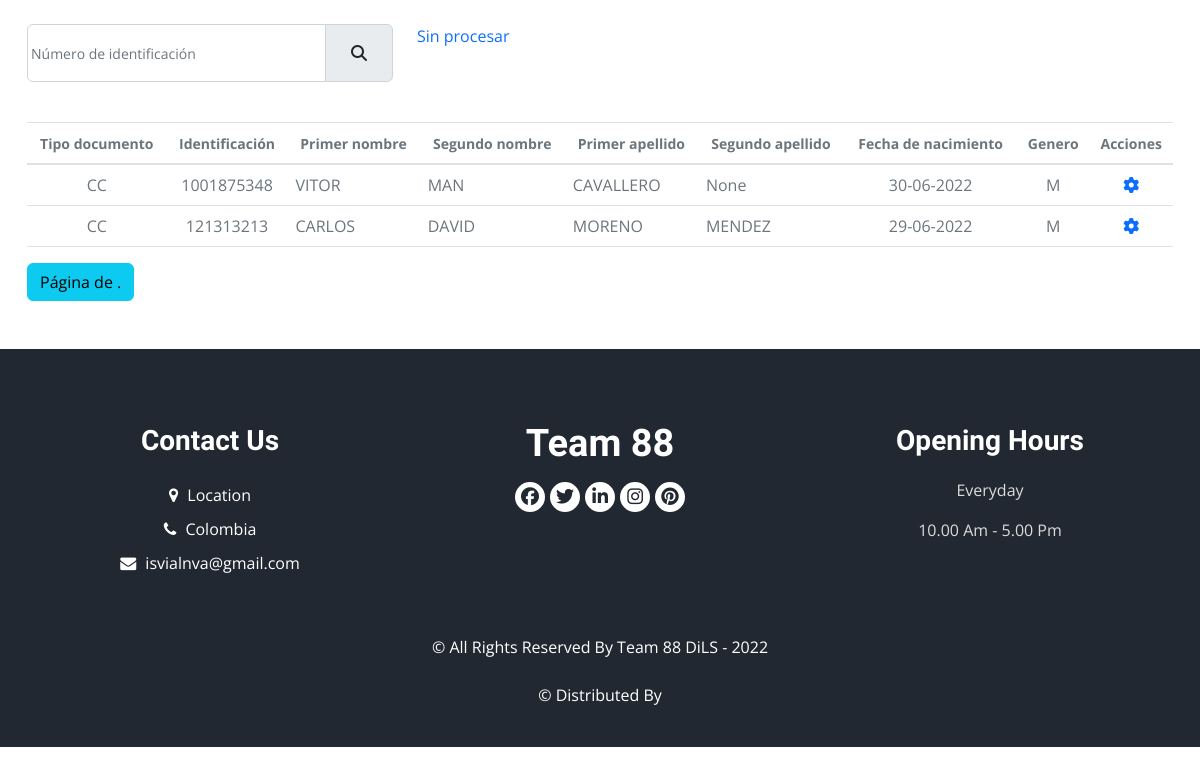
The page /listproductsinproc on the database its author committed.
### core/models.py (models this page shows, shortened)
class Inputsettwo(models.Model):
    TIPDOC = (
        ('CC', 'CEDULA DE CIUDADANIA'),
        ('TI', 'TARJETA DE IDENTIDAD'),
        ('RC', 'REGISTRO CIVIL'),
        ('CE', 'CEDULA DE EXTRAJERIA'),
        ('PA', 'PASAPORTE'),
        ('CP', 'CERTIFICADO DE PERMANENCIA'),
    )
    GEN = (
        ('F', 'FEMENINO'),
        ('M', 'MASCULINO'),
    )
    tip_doc = models.CharField('TIPO DOCUMENTO', max_length=2, choices=TIPDOC, null=True, blank=True)
    identificacion = models.CharField('IDENTIFICACION', max_length=12, db_index=True, null=True, blank=True)
    pnombre = models.CharField('PIMER NOMBRE', max_length=60, null=True, blank=True,
                               validators=[RegexValidator(regex='^[A-Z \xD1]*$', message='Solo letras mayúsculas')])
    snombre = models.CharField('SEGUNDO NOMBRE', max_length=60, null=True, blank=True,
                               validators=[RegexValidator(regex='^[A-Z \xD1]*$', message='Solo letras mayúsculas')])
    papellido = models.CharField('PRIMER APELLIDO', max_length=60, null=True, blank=True,
                                 validators=[RegexValidator(regex='^[A-Z \xD1]*$', message='Solo letras mayúsculas')])
    sapellido = models.CharField('SEGUNDO APELLIDO', max_length=60, null=True, blank=True,
                                 validators=[RegexValidator(regex='^[A-Z \xD1]*$', message='Solo letras mayúsculas')])
    fecha_nac = models.DateField(null=True, blank=True)
    genero = models.CharField('GENERO', max_length=1, choices=GEN, null=True, blank=True)
    procesado = models.BooleanField('Procesado', default=False)
    objects = models.Manager()
    class Meta:
        ordering = ["identificacion"]

### core/views.py (the view)
# urls.py: path('listproductsinproc', ProductTwoList.as_view(), name='listproductsinproc'),
class ProductTwoList(ListView):
    model = Inputsettwo
    context_object_name = 'obj'
    def get_queryset(self):
        return Inputsettwo.objects.filter(procesado=False). \
            values('tip_doc', 'identificacion', 'pnombre', 'snombre', 'papellido', 'sapellido', 'fecha_nac', 'genero')

### core/templates/core/inputsettwo_list.html (shortened to what this page needs)
{% extends "core/core.html" %}
{% load static from static %}
{% block content %}
<br>
<section>
    <div class="container">
        <div class="row">
            <div class="col-xs-12 col-sm-12 col-md-12 col-lg-4 col-xl-4">
                <form action="/search-product"
                      class="contactForm row g-3 needs-validation" novalidate id="formulario"
                      method="GET">
                    <div class="input-group form-floating mb-3">
                        <input id="floatingInput"
                               required
                               name="document"
                               type="text"
                               minlength="7"
                               maxlength="15"
                               class="form-control"
                               pattern="[AMS0-9]+"
                               placeholder="1001234567">
                        <label for="floatingInput" class="text-secondary"><small>Número de identificación</small></label>
                        <span class="input-group-text">
                            <button type="submit" value="Buscar" class="btn">
                                <i class="fas fa-search"></i>
                            </button>
                        </span>
                    </div>
                </form>
                <br>
            </div>
            <div class="col-xs-12 col-sm-12 col-md-12 col-lg-4 col-xl-4">
                <a href="{% url 'listproductsinproc' %}">Sin procesar</a>
            </div>
            <div class="col-xs-12 col-sm-12 col-md-12 col-lg-4 col-xl-4"></div>
            <div class="col-xs-12 col-sm-12 col-md-12 col-lg-4 col-xl-12">
                <div class="table-responsive">
                    <table class="table table-hover">
                        <thead>
                            <tr>
                                <th class="text-secondary text-center" scope="col"><small><strong>Tipo documento</strong></small></th>
                                <th class="text-secondary text-center" scope="col"><small><strong>Identificación</strong></small></th>
                                <th class="text-secondary text-center" scope="col"><small><strong>Primer nombre</strong></small></th>
                                <th class="text-secondary text-center" scope="col"><small><strong>Segundo nombre</strong></small></th>
                                <th class="text-secondary text-center" scope="col"><small><strong>Primer apellido</strong></small></th>
                                <th class="text-secondary text-center" scope="col"><small><strong>Segundo apellido</strong></small></th>
                                <th class="text-secondary text-center" scope="col"><small><strong>Fecha de nacimiento</strong></small></th>
                                <th class="text-secondary text-center" scope="col"><small><strong>Genero</strong></small></th>
                                <th class="text-secondary text-center" scope="col"><small><strong>Acciones</strong></small></th>
                            </tr>
                        </thead>
                        <tbody>
                        {% for dat in obj%}
                            <tr>
                                <td class="text-secondary text-center">{{dat.tip_doc}}</td>
                                <td class="text-secondary text-center">{{dat.identificacion}}</td>
                                <td class="text-secondary">{{dat.pnombre}}</td>
                                <td class="text-secondary">{{dat.snombre}}</td>
                                <td class="text-secondary">{{dat.papellido}}</td>
                                <td class="text-secondary">{{dat.sapellido}}</td>
                                <td class="text-secondary text-center">{{dat.fecha_nac|date:"d-m-Y"}}</td>
                                <td class="text-secondary text-center">{{dat.genero}}</td>
                                <td class="text-secondary text-center">
                                    <a href="{% url 'matchstring' %}"><i class="fas fa-cog text-primary"></i></a>
                                </td>
                            </tr>
                        {% endfor %}
                        </tbody>
                    </table>
                    <div class="pagination">
                        <span class="step-links">
                            <span class="btn btn-info">
                                Página {{ page_obj.number }} de {{ page_obj.paginator.num_pages }}.
                            </span>
                        </span>
                    </div>
                    <br><br>
                </div>
            </div>
        </div>
    </div>
</section>
{% endblock %}

### core/static/css/style.css (style rules this page uses)
body { font-family: "Open Sans", sans-serif; color: #0c0c0c; background-color: #ffffff; overflow-x: hidden; }
a, a:hover, a:focus { text-decoration: none; }
.btn, .btn:focus { outline: none !important; -webkit-box-shadow: none; box-shadow: none; }

### core/static/css/responsive.css (style rules this page uses)
@media (min-width: 1200px) { .container { max-width: 1170px; } }

### rows shown on the page
Inputsettwo: tip_doc "CC", identificacion "1001875348", pnombre "VITOR", snombre "MAN", papellido "CAVALLERO", sapellido "None", fecha_nac "30-06-2022", genero "M"
Inputsettwo: tip_doc "CC", identificacion "121313213", pnombre "CARLOS", snombre "DAVID", papellido "MORENO", sapellido "MENDEZ", fecha_nac "29-06-2022", genero "M"
